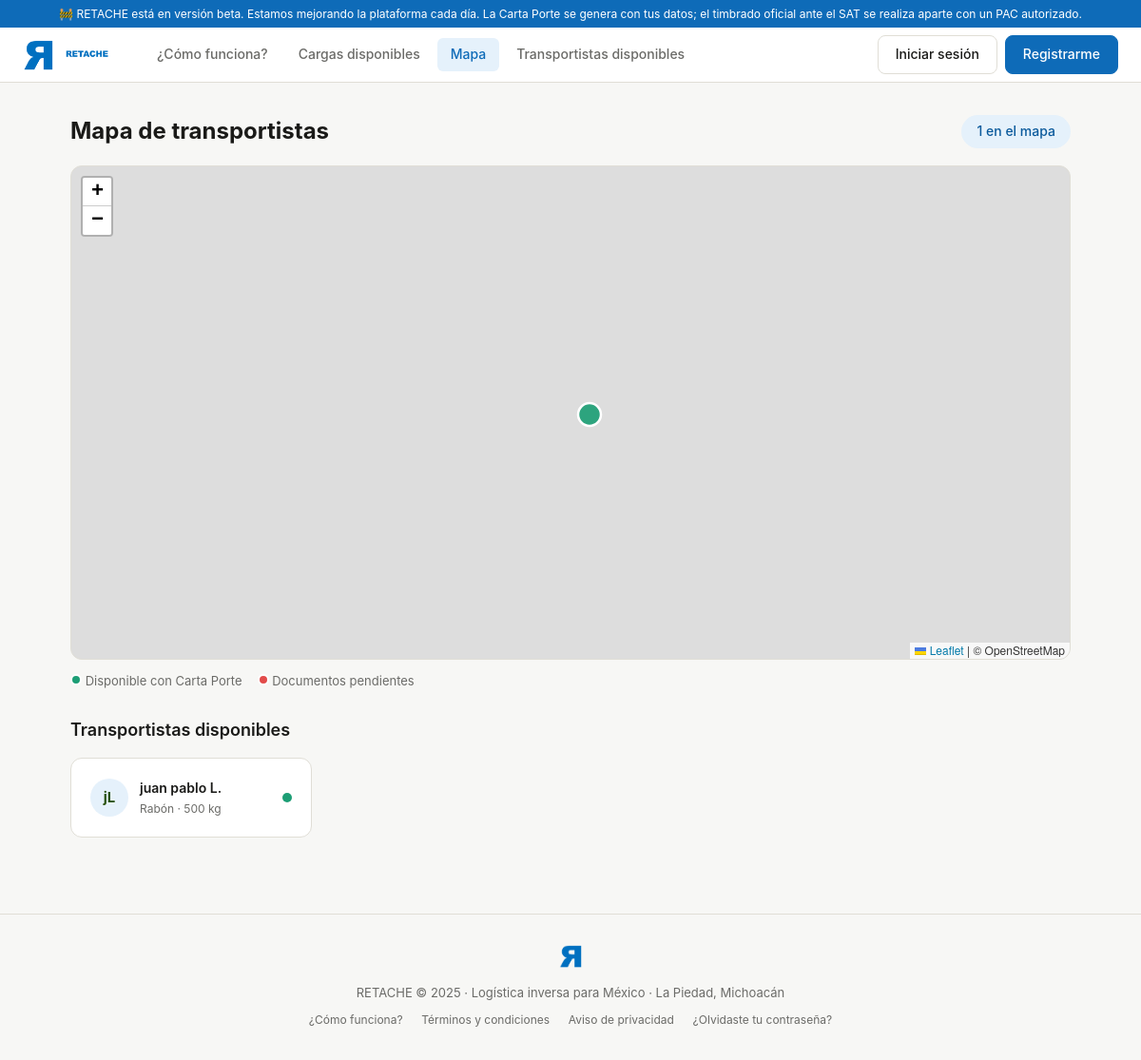
Before: /transportistas/mapa with the older database file.
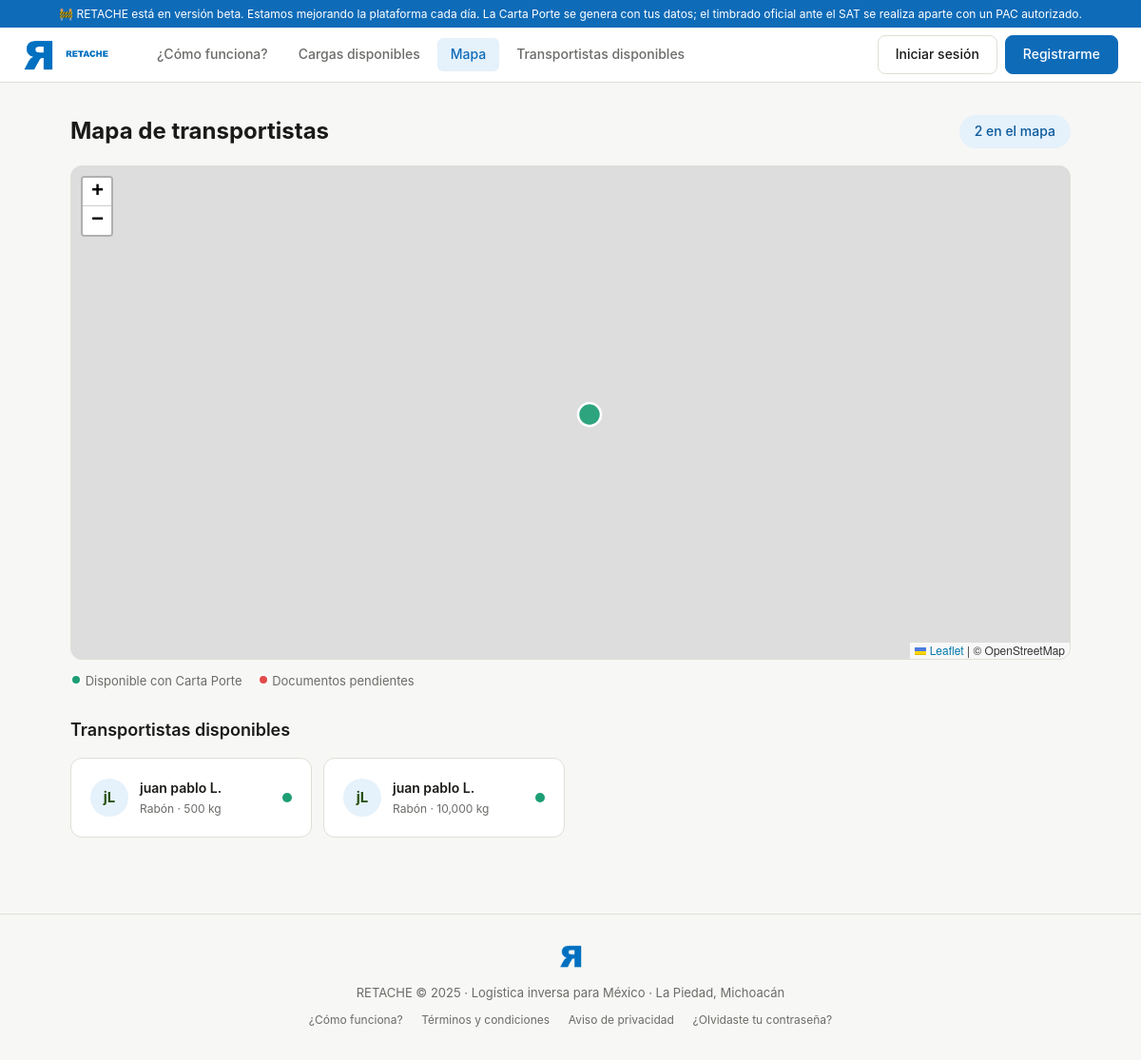
After: the same page with the newer database file.
### models.py (models this page shows)
class Transportista(Base):
    __tablename__ = "transportistas"
    id = Column(Integer, primary_key=True, index=True)
    nombre = Column(String(100), nullable=False)
    apellidos = Column(String(100), nullable=False)
    telefono = Column(String(15), nullable=False)
    email = Column(String(120), unique=True, index=True, nullable=False)
    contrasena_hash = Column(String(200), nullable=False)
    rfc = Column(String(13), unique=True, index=True, nullable=False)
    rfc_verificado = Column(Boolean, default=False)
    num_licencia_federal = Column(String(50), nullable=True)
    licencia_estado = Column(String(20), default=EstadoDocumento.pendiente)
    licencia_vencimiento = Column(DateTime, nullable=True)
    num_poliza_seguro = Column(String(80), nullable=True)
    seguro_estado = Column(String(20), default=EstadoDocumento.pendiente)
    seguro_vencimiento = Column(DateTime, nullable=True)
    seguro_cobertura_mxn = Column(Float, nullable=True)
    verificacion_vehicular_estado = Column(String(20), default=EstadoDocumento.pendiente)
    verificacion_vehicular_vencimiento = Column(DateTime, nullable=True)
    tarjeta_circulacion_estado = Column(String(20), default=EstadoDocumento.pendiente)
    carta_porte_habilitada = Column(Boolean, default=False)
    tipo_vehiculo = Column(String(30), nullable=True)
    marca_vehiculo = Column(String(50), nullable=True)
    modelo_vehiculo = Column(String(50), nullable=True)
    anio_vehiculo = Column(Integer, nullable=True)
    placa = Column(String(10), nullable=True)
    capacidad_kg = Column(Float, nullable=True)
    latitud = Column(Float, nullable=True)
    longitud = Column(Float, nullable=True)
    disponible = Column(Boolean, default=True)
    foto_url = Column(String(200), nullable=True)
    rutas_frecuentes = Column(Text, nullable=True)
    calificacion_promedio = Column(Float, default=0.0)
    total_viajes = Column(Integer, default=0)
    porcentaje_puntualidad = Column(Float, default=100.0)
    fecha_registro = Column(DateTime, server_default=func.now())
    activo = Column(Boolean, default=True)
    email_verificado = Column(Boolean, default=False)
    token_verificacion = Column(String(200), nullable=True)
    token_reset_password = Column(String(200), nullable=True)
    token_reset_expira = Column(DateTime, nullable=True)
    cargas = relationship("Carga", back_populates="transportista")
    mensajes_enviados = relationship("Mensaje", foreign_keys="Mensaje.remitente_transportista_id", back_populates="remitente_transportista")
    resenas = relationship("Resena", back_populates="transportista")
    notificaciones = relationship("Notificacion", back_populates="transportista")
    rutas_disponibles = relationship("RutaDisponible", back_populates="transportista")

### routers/transportistas.py (the view)
@router.get("/mapa", response_class=HTMLResponse)
async def pagina_mapa(request: Request, db: Session = Depends(get_db)):
    transportistas = (
        db.query(Transportista)
        .filter(Transportista.activo == True, Transportista.latitud != None)
        .all()
    )
    return templates.TemplateResponse("mapa.html", ctx(request, transportistas=transportistas))

### templates/mapa.html (shortened to what this page needs)
{% extends "base.html" %}
{% block head_extra %}
<link rel="stylesheet" href="https://unpkg.com/leaflet@1.9.4/dist/leaflet.css"/>
{% endblock %}
{% block content %}
<div style="display:flex; justify-content:space-between; align-items:center; margin-bottom:16px;">
  <h1 style="font-size:24px; font-weight:700;">Mapa de transportistas</h1>
  <span class="badge badge-verde" style="font-size:14px; padding:6px 16px;">{{ transportistas | length }} en el mapa</span>
</div>
<div id="mapa"></div>
<div style="display:flex; gap:16px; margin-top:12px; font-size:13px; color:var(--texto-suave);">
  <span><span style="display:inline-block; width:12px; height:12px; border-radius:50%; background:#1D9E75; border:2px solid white;"></span> Disponible con Carta Porte</span>
  <span><span style="display:inline-block; width:12px; height:12px; border-radius:50%; background:#E24B4A; border:2px solid white;"></span> Documentos pendientes</span>
</div>
<h2 style="font-size:18px; font-weight:600; margin:28px 0 14px;">Transportistas disponibles</h2>
<div style="display:grid; grid-template-columns:repeat(auto-fill, minmax(240px,1fr)); gap:12px;">
  {% for t in transportistas %}
  <a href="/transportistas/{{ t.id }}" style="text-decoration:none;">
    <div class="card" style="cursor:pointer;">
      <div style="display:flex; gap:12px; align-items:center;">
        <div style="width:40px;height:40px;border-radius:50%;background:var(--verde-bg);display:flex;align-items:center;justify-content:center;font-weight:700;color:#27500A;flex-shrink:0;">{{ t.nombre[0] }}{{ t.apellidos[0] }}</div>
        <div>
          <div style="font-weight:600; font-size:14px; color:var(--texto);">{{ t.nombre }} {{ t.apellidos[0] }}.</div>
          <div style="font-size:12px; color:var(--texto-suave);">{{ t.tipo_vehiculo }} · {{ "{:,.0f}".format(t.capacidad_kg) }} kg</div>
        </div>
        <div style="margin-left:auto;"><div style="width:10px;height:10px;border-radius:50%;background:{% if t.carta_porte_habilitada %}#1D9E75{% else %}#E24B4A{% endif %};"></div></div>
      </div>
    </div>
  </a>
  {% else %}
  <div style="grid-column:1/-1; text-align:center; padding:32px; color:var(--texto-suave);">
    Aún no hay transportistas registrados. <a href="/transportistas/registro" class="btn btn-primary">Registrarme como transportista →</a>
  </div>
  {% endfor %}
</div>
{% endblock %}

### templates/base.html (shortened to what this page needs)
<!DOCTYPE html>
<html lang="es">
<head>
  {% block head_extra %}{% endblock %}
</head>
<body>
<div class="beta-banner" style="background:#0E6BB8; color:#fff; text-align:center; font-size:12px; padding:5px 12px;">
  🚧 RETACHE está en versión beta. Estamos mejorando la plataforma cada día. La Carta Porte se genera con tus datos; el timbrado oficial ante el SAT se realiza aparte con un PAC autorizado.
</div>
<nav>
  <a href="/" class="nav-logo">
    <img src="/static/img/logo-icono.png" alt="RETACHE" class="logo-icono">
    <img src="/static/img/logo-texto.png" alt="RETACHE" class="logo-texto">
  </a>
  <div class="nav-links">
    <a href="/como-funciona" {% if 'como-funciona' in request.url.path %}class="activo"{% endif %}>¿Cómo funciona?</a>
    <a href="/cargas" {% if request.url.path == '/cargas' %}class="activo"{% endif %}>Cargas disponibles</a>
    <a href="/transportistas/mapa" {% if 'mapa' in request.url.path %}class="activo"{% endif %}>Mapa</a>
    <a href="/rutas/buscar" {% if 'rutas' in request.url.path and 'buscar' in request.url.path %}class="activo"{% endif %}>Transportistas disponibles</a>
  </div>
  <div class="nav-acciones">
    {% if sesion %}
      <span style="font-size:13px; color:var(--texto-suave); margin-right:4px;">Hola, {{ sesion.nombre.split()[0] }}</span>
      {% if sesion.tipo == 'transportista' %}
        <a href="/transportistas/{{ sesion.id }}" class="btn">Mi perfil</a>
      {% else %}
        <a href="/empresas/{{ sesion.id }}" class="btn">Mi empresa</a>
      {% endif %}
      <a href="/logout" class="btn" style="color:var(--rojo);">Cerrar sesión</a>
    {% else %}
      <a href="/login" class="btn">Iniciar sesión</a>
      <a href="/empresas/registro" class="btn btn-primary">Registrarme</a>
    {% endif %}
  </div>
</nav>
<main>
  {% block content %}{% endblock %}
</main>
<footer>
  <img src="/static/img/logo-icono.png" alt="RETACHE" style="height:24px; margin-bottom:10px;"><br>
  RETACHE © 2025 · Logística inversa para México · La Piedad, Michoacán
  <div style="margin-top:8px;">
    <a href="/como-funciona" style="color:var(--texto-suave); font-size:12px; margin:0 8px;">¿Cómo funciona?</a>
    <a href="/terminos" style="color:var(--texto-suave); font-size:12px; margin:0 8px;">Términos y condiciones</a>
    <a href="/privacidad" style="color:var(--texto-suave); font-size:12px; margin:0 8px;">Aviso de privacidad</a>
    <a href="/recuperar-contrasena" style="color:var(--texto-suave); font-size:12px; margin:0 8px;">¿Olvidaste tu contraseña?</a>
  </div>
</footer>
</body>
</html>

### templates/base.html (style rules this page uses)
*, *::before, *::after { box-sizing: border-box; margin: 0; padding: 0; }
:root { --verde: #0E6BB8; --verde-claro: #1481D9; --verde-bg: #E5F1FB; --gris-bg: #F7F7F5; --gris-borde: #E0DED6; --texto: #1A1A18; --texto-suave: #6B6B68; --amber: #BA7517; --amber-bg: #FAEEDA; --rojo-bg: #FCEBEB; --rojo: #A32D2D; --azul: #0E6BB8; --azul-bg: #E5F1FB; }
body { font-family: -apple-system, BlinkMacSystemFont, 'Segoe UI', sans-serif; background: var(--gris-bg); color: var(--texto); font-size: 15px; line-height: 1.6; }
a { color: var(--verde); text-decoration: none; }
nav { background: #fff; border-bottom: 1px solid var(--gris-borde); padding: 0 24px; display: flex; align-items: center; height: 58px; gap: 24px; position: sticky; top: 0; z-index: 100; }
.nav-logo { display: flex; align-items: center; gap: 8px; font-weight: 600; font-size: 17px; color: var(--texto); text-decoration: none; }
.nav-logo img.logo-icono { height: 32px; width: auto; }
.nav-logo img.logo-texto { height: 18px; width: auto; }
.nav-links { display: flex; gap: 4px; margin-left: 8px; }
.nav-links a { padding: 6px 14px; border-radius: 6px; font-size: 14px; color: var(--texto-suave); font-weight: 500; transition: background .15s, color .15s; }
.nav-links a.activo { background: var(--verde-bg); color: var(--verde); }
.nav-acciones { margin-left: auto; display: flex; gap: 8px; align-items: center; }
.btn { display: inline-flex; align-items: center; gap: 6px; padding: 8px 18px; border-radius: 8px; font-size: 14px; font-weight: 500; cursor: pointer; border: 1px solid var(--gris-borde); background: #fff; color: var(--texto); transition: all .15s; text-decoration: none; }
.btn-primary { background: var(--verde); color: #fff; border-color: var(--verde); }
main { max-width: 1100px; margin: 0 auto; padding: 32px 24px; }
.badge { display: inline-block; padding: 2px 10px; border-radius: 20px; font-size: 12px; font-weight: 500; }
.badge-verde { background: var(--verde-bg); color: #0B5A9C; }
.card { background: #fff; border: 1px solid var(--gris-borde); border-radius: 12px; padding: 20px; }
footer { text-align: center; padding: 32px; font-size: 13px; color: var(--texto-suave); border-top: 1px solid var(--gris-borde); margin-top: 48px; }

### templates/mapa.html (style rules this page uses)
#mapa { height: 520px; border-radius: 12px; border: 1px solid var(--gris-borde); }

Changed rows visible on the page:
added Transportista: nombre "j", apellidos "L", nombre "juan pablo", tipo_vehiculo "Rabón", capacidad_kg "10,000", carta_porte_habilitada True (drawn)
Other visible differences:
{{ transportistas | length }}: "1" → "2"
